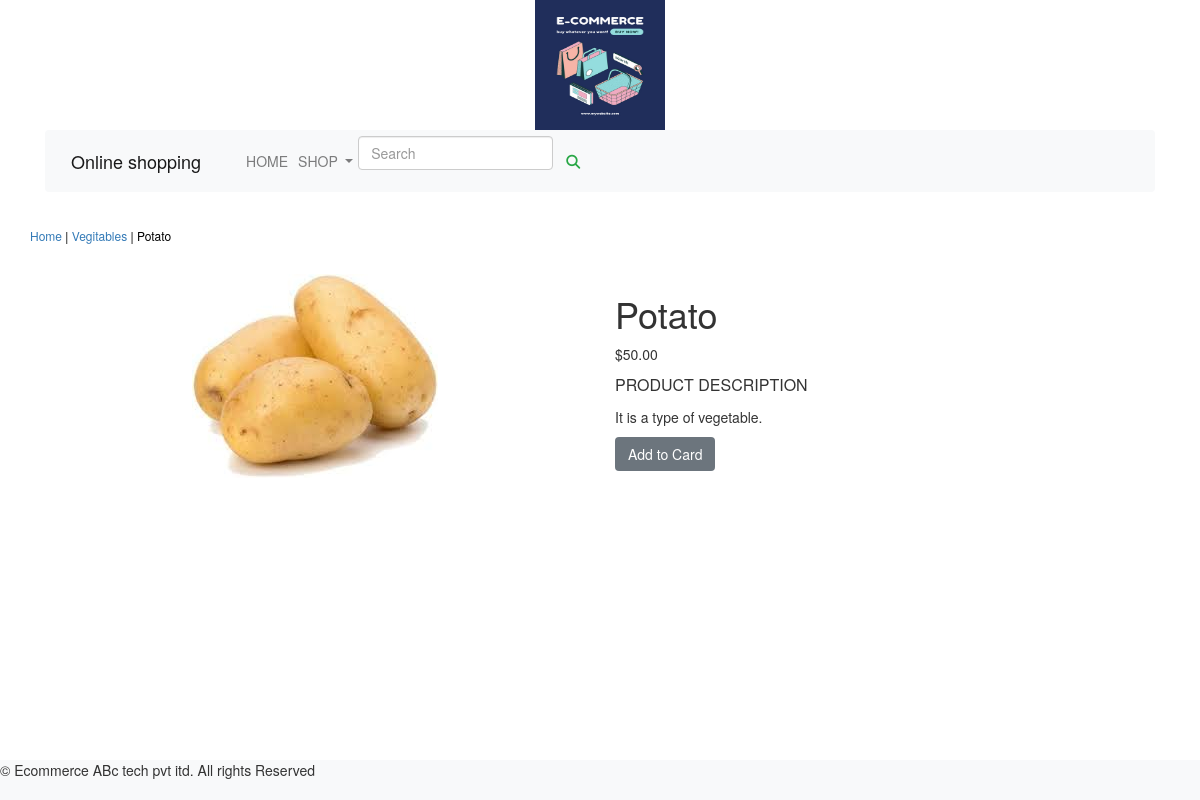
/vegetables/potato/, run on the app's committed database.
### shop_app/models.py (models this page shows, shortened)
class Product(models.Model):
    name = models.CharField(max_length=250, unique=True)
    slug = models.SlugField(max_length=250, unique=True)
    description = models.TextField(blank=True)
    price = models.DecimalField(max_digits=10, decimal_places=2)
    category = models.ForeignKey(Category, on_delete= models.CASCADE)
    image = models.ImageField(upload_to='product',blank=True)
    stock = models.IntegerField()
    available = models.BooleanField(default=True)
    created = models.DateTimeField(auto_now_add=True)
    updated = models.DateTimeField(auto_now_add=True)
    class Meta:
        ordering =('name',)
        verbose_name = 'Product'
        verbose_name_plural = 'Products'

class Category(models.Model):
    name = models.CharField(max_length=250, unique=True)
    slug = models.SlugField(max_length=250, unique=True)
    description = models.TextField(blank=True)
    image = models.ImageField(upload_to='category', blank=True)
    class Meta:
        ordering = ('name',)
        verbose_name = 'Category'
        verbose_name_plural = 'Categories'
    def get_url(self):
        return reverse('shop:allprodCat', args=[self.slug])
    def __str__(self):
        return '{}'.format(self.name)

### shop_app/views.py (the view)
# urls.py: path('<slug:c_slug>/<slug:product_slug>/',views.proDetail, name='prodCatdetail'),
def proDetail(request, c_slug, product_slug):
    try:
        product = Product.objects.get(category__slug=c_slug, slug=product_slug)
    except Exception as e:
        raise e
    return render(request, 'product.html', {'product':product})

### cart/context_processors.py (called while the page is built)
def counter(request):
    item_count = 0
    if 'admin' in request.path:
        return {}
    else:
        try:
            cart = Cart.objects.filter(cart_id=_cart_id(request))
            cart_items = CartIterm.objects.all().filter(cart=cart[ : 1])
            for cart_item in cart_items:
                item_count += cart_item.quantity
        except Cart.DoesNotExist:
            item_count = 0
    return dict(item_count=item_count)

### cart/views.py (called while the page is built)
def _cart_id(request):
    cart = request.session.session_key
    if not cart:
        cart = request.session.create()
    return cart

### shop_app/context_processors.py (called while the page is built)
def menu_links(request):
    links = Category.objects.all()
    return dict(links=links)

### templates/product.html (shortened to what this page needs)
{% extends 'base.html' %}
    {% load static %}
    {% block content %}
        <div class="row my_prod_row_class">
            <div class="mx_auto">
                <p><a href="{% url 'shop:allprodCat' %}">Home</a> | <a href="{{product.category.get_url}}">{{product.category}}</a> | {{product.name}}</p>
            </div>
            <div class="container">
                <br>
                <div class="row">
                    <div class="col-md-12 col-sm-12 col-md-12 col-lg-6 text-center">
                        <div class="min-width:18rem">
                            <img src="{{product.image.url}}" alt="{{product.name}}">
                        </div>
                    </div>
                    <div class="col-md-12 col-sm-12 col-md-12 col-lg-6">
                        <div>
                            <h1 class="my_prod_tittle">{{product.name}}</h1>
                            <p>${{product.price}}</p>
                            <p class="my_title">product Description</p>
                            <p class="text-justify my_rod_text">{{product.description}}</p>
                            {% if product.stock <= 0 %}
                                <p class="text-justify my_prod_text"><b>out of stock</b></p>
                            {% else %}
                                <a class="btn btn-secondary" href="{% url 'cart_app:add_cart' product.id %}">Add to Card</a>
                            {% endif %}
                        </div>
                    </div>
                </div>
            </div>
        </div>
{% endblock %}

### static/css/custom.css (style rules this page uses)
.my_title { font-size : 16px; text-transform : Uppercase; letter-spacing : 0em }
.my_prod_row_class { padding-top : 15px; padding-bottom : 20 px }
.my_prod_row_class .mx_auto { color : #000; font-size: 12px; text-decoration : none; }

### data on the page
Product: category "Vegitables", name "Potato", image (picture), price "50.00", description "It is a type of vegetable."
